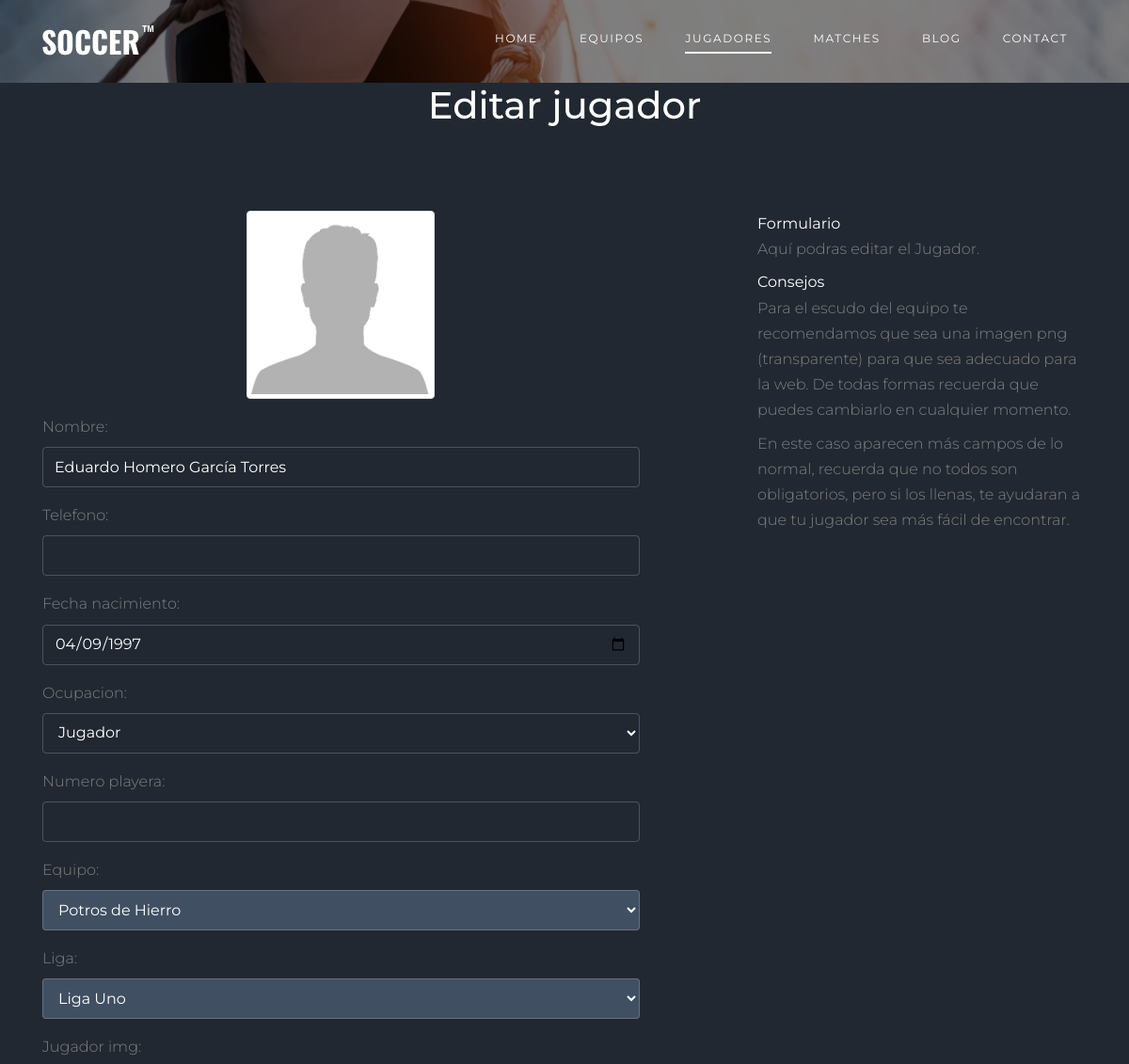
The page /jugador/editar/4/ (upper part) on the database as committed earlier.
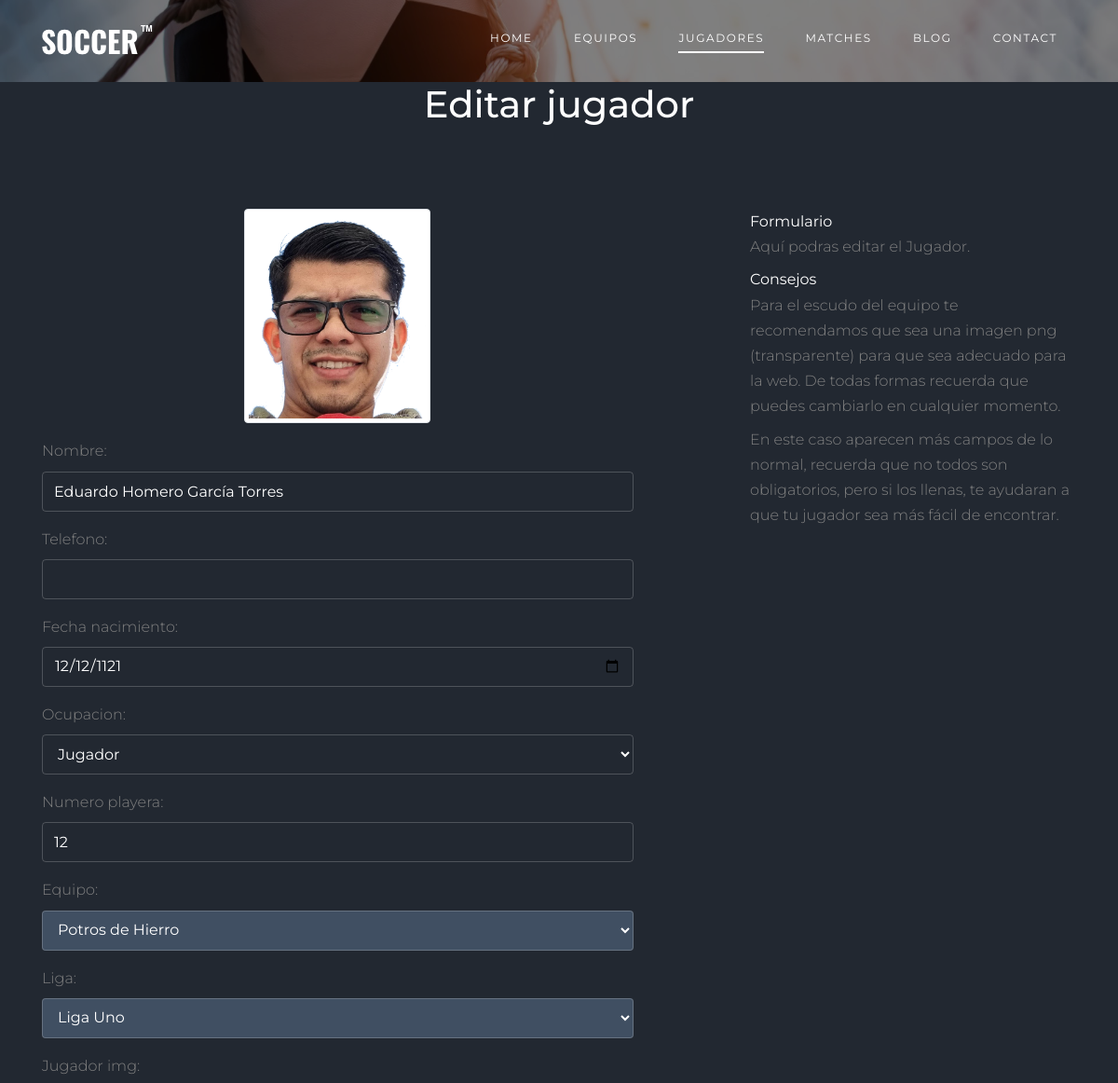
The same page on the database as committed later.
### miliga/models.py (models this page shows, shortened)
class Jugador(models.Model):
    ocupacion = (
        ('Jugador', 'Jugador'),
        ('Director tecnico', 'Director tecnico'),
        ('Auxiliar', 'Auxiliar'),
    )
    nombre              = models.CharField(max_length=100)
    telefono            = models.CharField(max_length=100, blank=True, null=True, default=None)
    fecha_nacimiento    = models.DateField()
    ocupacion           = models.CharField(max_length=100,null=True, blank=True, choices=ocupacion , default='Jugador')
    numero_playera      = models.IntegerField(null=True, blank=True)
    equipo              = models.ForeignKey(Equipo, on_delete=models.CASCADE)
    liga                = models.ForeignKey(Liga, on_delete=models.CASCADE)
    jugador_img         = models.ImageField(upload_to='jugadores/', blank=True, null=True)
    identificacion_img  = models.ImageField(upload_to='jugadores/', blank=True, null=True)

### miliga/views.py (the view)
# urls.py: path('jugador/editar/<int:jugador_id>/',  views.edit_jugador, name='edit_jugador'),
def edit_jugador(request, jugador_id):
    context = {}
    context['zona'] = 'jugadores'
    jugador = get_object_or_404(Jugador, pk=jugador_id)
    if request.method == 'POST':
        try:
            form = JugadorForm(request.POST, request.FILES, instance=jugador)
            if form.is_valid():
                form.save()
                mensaje = {'desc':'El jugador se ha actualizado correctamente', 'tipo':'success'}
            else:
                print(form.errors)
                mensaje = {'desc':'Vaya! ha ocurrido un error al validar', 'tipo':'danger'}
            request.session['mensaje'] = mensaje
            return redirect('miliga:detail_jugador', jugador_id=jugador.id)
        except Exception as e:
            print('EXCEPTION______')
            print(e)
            mensaje = {'desc':'Vaya! ha ocurrido un error al actualizar el jugador', 'tipo':'danger'}
            request.session['mensaje'] = mensaje
            return redirect('miliga:detail_jugador', jugador_id=jugador.id)
    else:
        form = JugadorForm(instance=jugador)
    context['form'] = form
    context['jugador'] = jugador
    return render(request, 'miliga/jugadores/edit_jugador.html', context)

### miliga/forms.py
class JugadorForm(ModelForm):
    class Meta:
        model = Jugador
        fields = ['nombre','telefono','fecha_nacimiento','ocupacion','numero_playera','equipo','liga','jugador_img','identificacion_img']
        widgets = {
            'nombre': forms.TextInput(attrs={'class':'form-control','placeholder': 'Campo obligatorio*'}),
            'telefono': forms.TextInput(attrs={'class':'form-control','placeholder': ''}),
            'fecha_nacimiento': forms.DateInput(attrs={'class': 'form-control', 'placeholder': 'Campo obligatorio*', 'type': 'date'}),
            'ocupacion': forms.Select(attrs={'class':'form-control'}),
            'numero_playera': forms.NumberInput(attrs={'class':'form-control','placeholder': ''}),
            'equipo': forms.Select(attrs={'class':'form-control'}),
            'liga': forms.Select(attrs={'class':'form-control'}),
            'jugador_img': forms.FileInput(attrs={'class':'form-control-file'}),
            'identificacion_img': forms.FileInput(attrs={'class':'form-control-file'}),
        }

### miliga/models.py (called while the page is built)
    def __str__(self):
        return self.nombre

    def __str__(self):
        return self.nombre

### miliga/templates/miliga/jugadores/edit_jugador.html (shortened to what this page needs)
{% extends 'miliga/base_1.html' %}
{% load static %}
{% block content %}
<div class="container">
    <div class="row align-items-end">
      <div class="col-lg-12 mx-auto text-center">
        <h1 class="text-white">Editar jugador</h1>
      </div>
    </div>
</div>
<div class="site-section">
    <div class="container">
        <div class="row">
            <div class="col-lg-7">
                <form id="form_edit_jugador" method="post" enctype="multipart/form-data">
                    <div class="form-group text-center">
                        {%if jugador.jugador_img%}
                            <img class="img-thumbnail" src="{{ jugador.jugador_img.url }}" alt="" height="200" width="200">
                        {%else%}
                            <img class="img-thumbnail" src="{% static 'images/jugador_predeterminado.png'%}" alt="" height="200" width="200">
                        {%endif%}
                    </div>
                    <div class="form-group">
                        {{ form.nombre.label_tag }}
                        {{ form.nombre }}
                    </div>
                    <div class="form-group">
                        {{ form.telefono.label_tag }}
                        {{ form.telefono }}
                    </div>
                    <div class="form-group">
                        {{ form.fecha_nacimiento.label_tag }}
                        {{ form.fecha_nacimiento }}
                    </div>
                    <div class="form-group">
                        {{ form.ocupacion.label_tag }}
                        {{ form.ocupacion }}
                    </div>
                    <div class="form-group">
                        {{ form.numero_playera.label_tag }}
                        {{ form.numero_playera }}
                    </div>
                    <div class="form-group">
                        {{ form.equipo.label_tag }}
                        {{ form.equipo }}
                    </div>
                    <div class="form-group">
                        {{ form.liga.label_tag }}
                        {{ form.liga }}
                    </div>
                    <div class="form-group">
                        {{ form.jugador_img.label_tag }}
                    </div>
                </form>
            </div>
            <div class="col-lg-4 ml-auto">
            <ul class="list-unstyled">
                <li class="mb-2">
                <strong class="text-white d-block">Formulario</strong>
                Aquí podras editar el Jugador.
                </li>
                <li class="mb-2">
                    <strong class="text-white d-block">Consejos</strong>
                    Para el escudo del equipo te recomendamos que sea una imagen png (transparente) para que sea adecuado para la web. De todas formas recuerda que puedes cambiarlo en cualquier momento.
                </li>
                <li class="mb-2">
                    En este caso aparecen más campos de lo normal, recuerda que no todos son obligatorios, pero si los llenas, te ayudaran a que tu jugador sea más fácil de encontrar.
                </li>
            </ul>
            </div>
        </div>
    </div>
</div>
{% endblock %}

Rows that differ between the two databases and show on the page:
changed Jugador "Eduardo Homero García Torres": jugador_img: picture added; fecha_nacimiento "04/09/1997" → "12/12/1121"; numero_playera (not shown) → "12"
